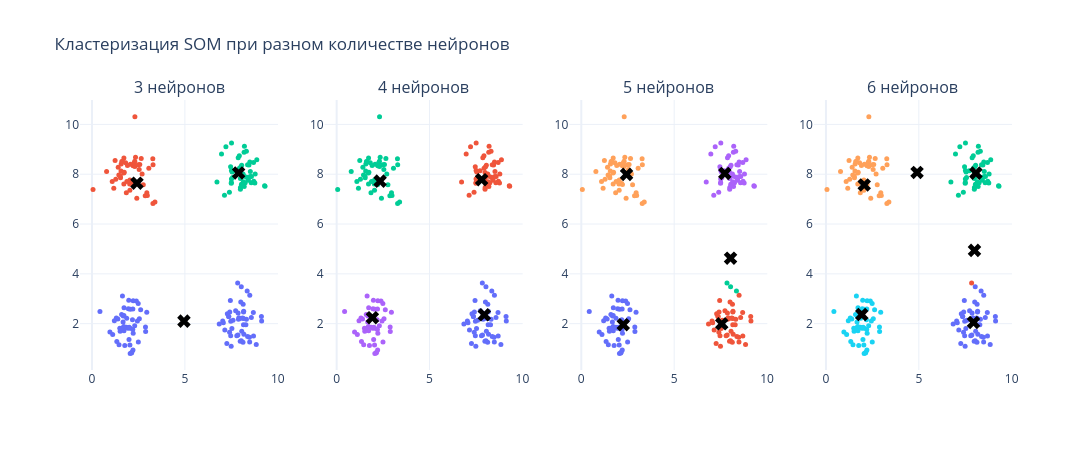

Notebook source saved alongside this figure:
### Markdown cell above
## Анализ параметров

Исследуем влияние гиперпараметров на качество кластеризации:
- **Количество нейронов:** 3, 4, 5, 6
- **Скорость обучения (α₀):** 0.1, 0.3, 0.5, 0.8
- **Число эпох:** 50, 100, 200, 500

### Code cell
neuron_counts = [3, 4, 5, 6]

fig_neurons = make_subplots(
    rows=1, cols=len(neuron_counts),
    subplot_titles=[f"{n} нейронов" for n in neuron_counts],
    horizontal_spacing=0.05,
)

neuron_results = {}
for col, n in enumerate(neuron_counts, start=1):
    s = KohonenSOM(n_neurons=n, alpha_0=0.5, sigma_0=n / 2, seed=42)
    s.fit(X, n_epochs=200)
    labels = s.predict(X)
    sil = silhouette_score(X, labels) if len(np.unique(labels)) > 1 else -1
    neuron_results[n] = sil

    for j in np.unique(labels):
        mask = labels == j
        fig_neurons.add_trace(go.Scatter(
            x=X[mask, 0], y=X[mask, 1],
            mode="markers", marker=dict(size=5, color=palette[j % len(palette)]),
            showlegend=False,
        ), row=1, col=col)

    w = s.cluster_centers()
    fig_neurons.add_trace(go.Scatter(
        x=w[:, 0], y=w[:, 1],
        mode="markers",
        marker=dict(size=12, color="black", symbol="x"),
        showlegend=False,
    ), row=1, col=col)

fig_neurons.update_layout(
    title="Кластеризация SOM при разном количестве нейронов",
    width=1200, height=450,
    template="plotly_white",
)
fig_neurons.write_html(OUTPUTS / "04_neuron_counts.html")
fig_neurons.show()

print("Silhouette score по числу нейронов:")
for n, s in neuron_results.items():
    print(f"  {n} нейронов: {s:.4f}")
